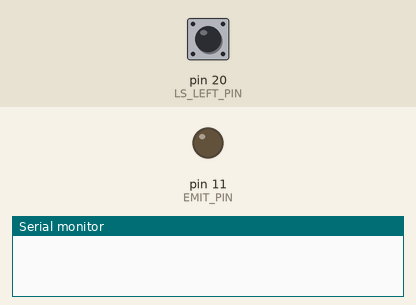
This sketch was run on a simulated Arduino Mega 2560, built with avr-gcc and run on an emulated ATmega2560. Parts: output pins drawn as LEDs (lit = HIGH), the last lines printed to the serial monitor. Inputs (shaded band) come from the test bench; at power-on: pin 20 (LS_LEFT_PIN) LOW.

Above: at 0.1 s.
At 2.7 s:
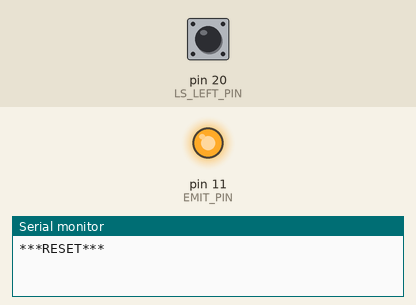
2.8 s: pin 20 (LS_LEFT_PIN) pulled HIGH for 0.25 s
4.7 s: pin 20 (LS_LEFT_PIN) pulled HIGH for 1 s
7.4 s: pin 20 (LS_LEFT_PIN) pulled HIGH for 0.25 s
Timing chart, 0 to 10.4 s (numbered marks = the images above; inputs shaded):
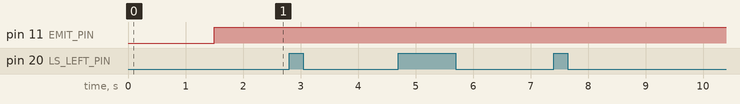

The sketch:

lab_sheet_3.ino
```cpp
# define EMIT_PIN 11    // Documentation says 11.
# define LS_MIDDLE_PIN 20    // Complete for DN1 pin


# define MAX_SAMPLES 10
# define LS_LEFT_PIN 20   // Complete for DN3 pin

# define MAX_SAMPLES 10
float results[ MAX_SAMPLES ]; // An array of MAX_SAMPLES length

void setup() {

  // Set some initial pin modes and states
  pinMode( EMIT_PIN, INPUT ); // Set EMIT as an input (off)
  pinMode( LS_LEFT_PIN, INPUT );     // Set line sensor pin to input

  // Start Serial, wait to connect, print a debug message.
  Serial.begin(9600);
  delay(1500);
  Serial.println("***RESET***");

} // End of setup()


void loop() {

  for(int i=0;i<MAX_SAMPLES;i++){
  pinMode( EMIT_PIN, OUTPUT );
  digitalWrite( EMIT_PIN, HIGH );
  pinMode( LS_LEFT_PIN, OUTPUT );
  digitalWrite( LS_LEFT_PIN, HIGH );
  delayMicroseconds( 10 );
  pinMode( LS_LEFT_PIN, INPUT);

  unsigned long start_time = micros();

  while( digitalRead(LS_LEFT_PIN) == HIGH ) {
      // Do nothing here (waiting).
  }

  unsigned long end_time = micros();

  pinMode( EMIT_PIN, INPUT );

  unsigned long elapsed_time = end_time - start_time;

  results[i] = (float)elapsed_time;
  delay(200);

  }

  Serial.println("Results: ");
  for( int i = 0; i < MAX_SAMPLES; i++ ) {
        Serial.println( results[i] );
      }
  delay(100);
 }
```
